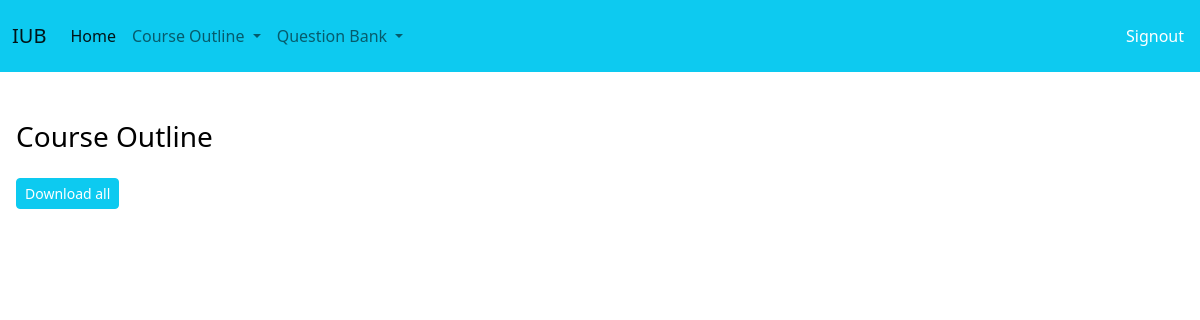
/browse/, run on an earlier commit of the app's database.
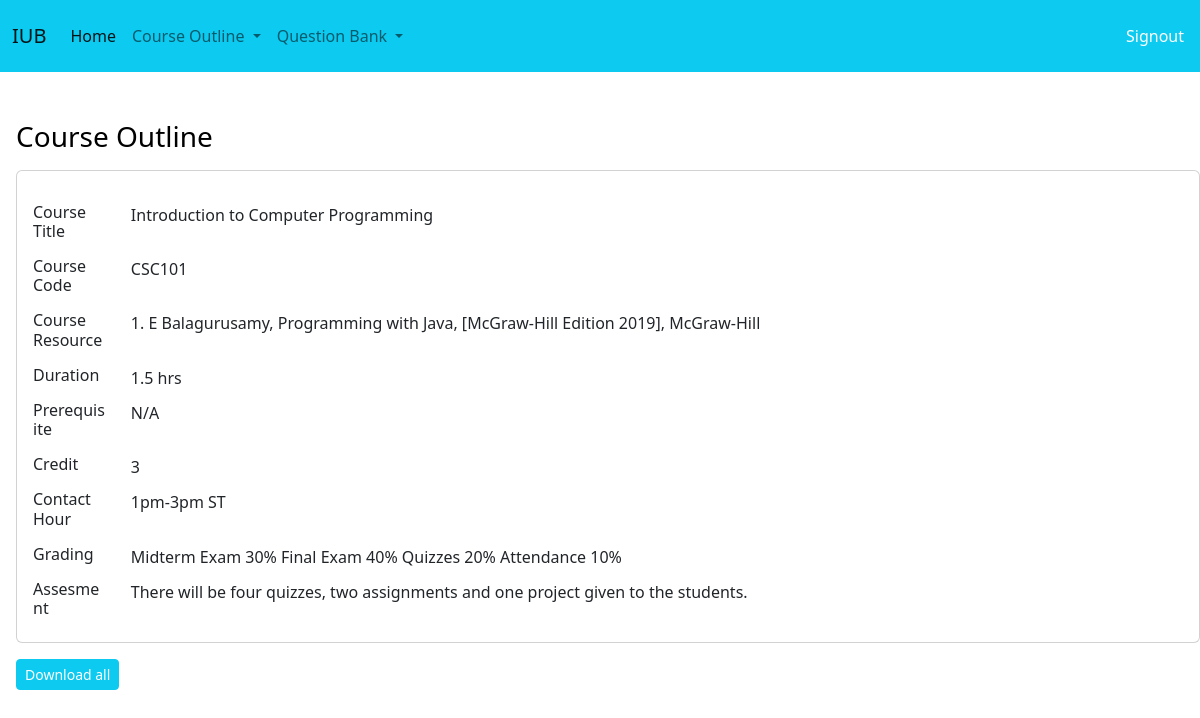
And on a later commit of the database.
### bank/models.py (models this page shows)
class CourseOutline(models.Model):
    CourseTitle=models.CharField(max_length=100, blank=True)
    courseCode=models.CharField(max_length=20)
    courseResource=models.TextField()
    duration=models.CharField(max_length=10, blank=True)
    PreRequisite=models.CharField(max_length=100, blank=True)
    credit=models.IntegerField()
    contactHour=models.CharField(max_length=30, blank=True)
    grading=models.TextField()
    assesment=models.TextField()
    SEMS=(
        ('Summer','Summer'),
        ('Spring','Spring'),
        ('Autumn', 'Autumn')
    )
    semester=models.CharField(max_length=6, choices=SEMS)
    year=models.IntegerField(default=2022)
    days=models.TextField(blank=True)
    name=models.CharField(max_length=50)
    email=models.TextField()
    mob=models.CharField(max_length=11,blank=True,null=True)
    office=models.CharField(max_length=25,blank=True,null=True)
    course_descrip=models.TextField()
    mark=models.FloatField()

### bank/views.py (the view)
# urls.py: path('browse/', views.browseOutline, name="browseOutline"),
def browseOutline(request):
    courseOutline=CourseOutline.objects.all()
    return render(request,'bank/browse_courseOutline.html', {'courseOutline':courseOutline} )

### bank/templates/bank/browse_courseOutline.html
{% extends 'bank/base.html' %}
{% block title %}
Course Outline
{% endblock %}
{% block content %}
{% for c in courseOutline %}
<div class="ms-3 mt-3 card card-body">
    <div class="mt-3 row justify-content-start">
        <div class="col-1">
          <h6>Course Title</h6>
        </div>
        <div class="col-8">
          {{c.CourseTitle}}
        </div>
    </div>
    <div class="mt-2 row justify-content-start">
        <div class="col-1">
          <h6>Course Code</h6>
        </div>
        <div class="col-8">
          {{c.courseCode}}
        </div>
    </div>
    <div class="mt-2 row justify-content-start">
        <div class="col-1">
          <h6>Course Resource</h6>
        </div>
        <div class="col-8">
          {{c.courseResource}}
        </div>
    </div>
    <div class="mt-2 row justify-content-start">
        <div class="col-1">
          <h6>Duration</h6>
        </div>
        <div class="col-8">
          {{c.duration}}
        </div>
    </div>
    <div class="mt-2 row justify-content-start">
        <div class="col-1">
          <h6>Prerequisite</h6>
        </div>
        <div class="col-8">
          {{c.PreRequisite}}
        </div>
    </div>
    <div class="mt-2 row justify-content-start">
        <div class="col-1">
          <h6>Credit</h6>
        </div>
        <div class="col-8">
          {{c.credit}}
        </div>
    </div>
    <div class="mt-2 row justify-content-start">
      <div class="col-1">
        <h6>Contact Hour</h6>
      </div>
      <div class="col-8">
        {{c.contactHour}}
      </div>
  </div>
    <div class="mt-2 row justify-content-start">
    <div class="col-1">
      <h6>Grading</h6>
    </div>
    <div class="col-8">
      {{c.grading}}
    </div>
  </div>
<div class="mt-2 row justify-content-start">
    <div class="col-1">
      <h6>Assesment</h6>
    </div>
    <div class="col-8">
      {{c.assesment}}
    </div>
  </div>
</div>
{% endfor %}
    <td><a class="mt-3 ms-3 mb-3 btn btn-sm btn-info text-white" href="{% url 'outlines_pdf' %}">Download all</a></td>
{% endblock %}

What changed in the data, as far as the page shows it:
added CourseOutline: CourseTitle "Introduction to Computer Programming", courseCode "CSC101", courseResource "1. E Balagurusamy, Programming with Java, [McGraw-Hill Edition 2019], McGraw-Hill", duration "1.5 hrs", PreRequisite "N/A", credit "3", contactHour "1pm-3pm ST", grading "Midterm Exam 30% Final Exam 40% Quizzes 20% Attendance 10%", assesment "There will be four quizzes, two assignments and one project given to the students."
